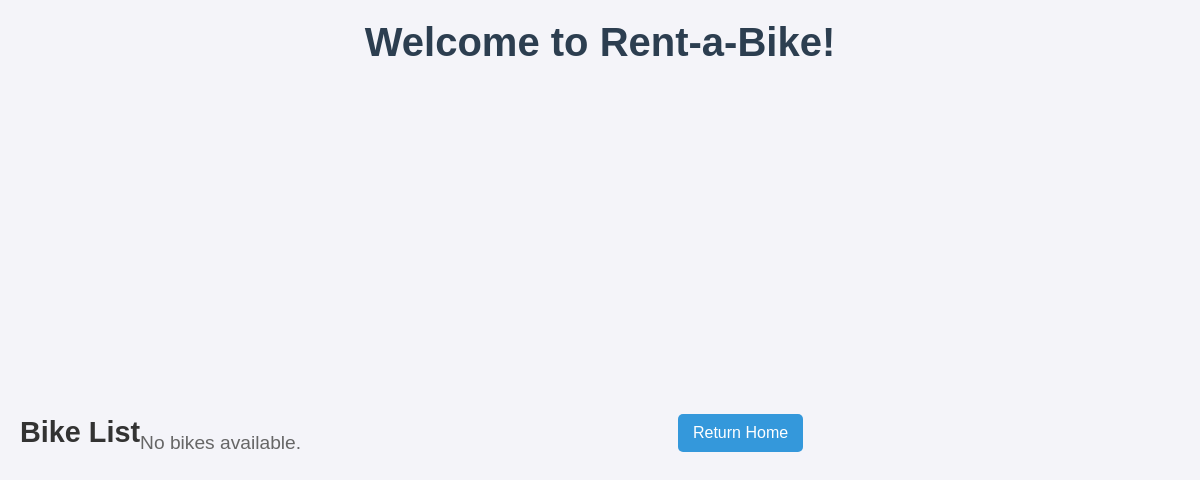
/bikeList, run on an earlier commit of the app's database.
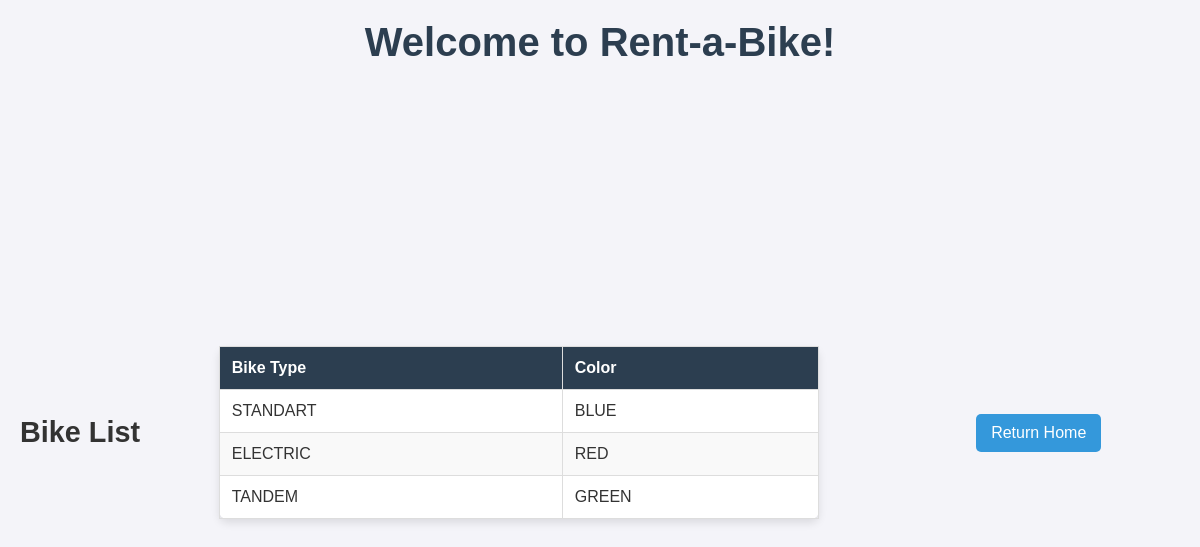
And on a later commit of the database.
### BikeRentalApp/models.py (models this page shows, shortened)
class Bike(models.Model):
  STANDARD = "ST"
  TANDEM = "TA"
  ELECTRIC = "EL"
  BIKE_TYPE_CHOICES = [
    (STANDARD, "Standard"),
    (TANDEM, "Tandem"),
    (ELECTRIC, "Electric"),
  ]
  bike_type = models.CharField(max_length=20,choices=BIKE_TYPE_CHOICES,default=STANDARD)
  color= models.CharField(max_length=10,default="")

### BikeRentalApp/views.py (the view)
# urls.py: path("bikeList", views.bikeList.as_view(), name="bikeList"),
class bikeList(ListView):
  model = Bike
  template_name = "BikeRentalApp/bikelist.html"

### BikeRentalApp/templates/BikeRentalApp/bikelist.html (shortened to what this page needs)
<!DOCTYPE html>
<html lang="en">
<head>
  {% load static %}
  {% block head %}
    <link rel="stylesheet" href="{% static 'BikeRentalApp/style.css' %}">
  {% endblock %}
</head>
<body>
  <h1>Welcome to Rent-a-Bike!</h1>
  <div class="content">
    <h2>Bike List</h2>
    {% block content %}
      {% if bike_list %}
        <table>
          <thead>
            <tr>
              <th>Bike Type</th>
              <th>Color</th>
            </tr>
          </thead>
          <tbody>
            {% for bike in bike_list %}
              <tr>
                <td>{{ bike.bike_type }}</td>
                <td>{{ bike.color }}</td>
              </tr>
            {% endfor %}
          </tbody>
        </table>
      {% else %}
        <p>No bikes available.</p>
      {% endif %}
    {% endblock %}
    <a href="{% url 'home' %}">Return Home</a>
  </div>
</body>
</html>

### BikeRentalApp/static/BikeRentalApp/style.css (style rules this page uses)
* { margin: 0; padding: 0; box-sizing: border-box; }
body { display: flex; flex-direction: column; min-height: 100vh; font-family: Arial, sans-serif; background-color: #f4f4f9; color: #333; margin: 0; }
h1 { text-align: center; color: #2c3e50; font-size: 2.5em; margin-top: 20px; }
h2 { text-align: center; color: #333; font-size: 1.8em; margin: 15px 0; }
.content { flex: 1; display: flex; justify-content: center; align-items: center; padding: 20px; }
table { width: 80%; max-width: 600px; margin: 0 auto; border-collapse: collapse; background-color: #fff; border-radius: 8px; box-shadow: 0 4px 8px rgba(0, 0, 0, 0.1); }
thead { background-color: #2c3e50; color: #fff; }
th, td { padding: 12px; text-align: left; border: 1px solid #ddd; }
tbody tr:nth-child(even) { background-color: #f9f9f9; }
a { display: block; margin: 20px auto; width: fit-content; padding: 10px 15px; background-color: #3498db; color: #fff; text-decoration: none; border-radius: 5px; text-align: center; }

What changed in the data, as far as the page shows it:
added Bike: bike_type "STANDART", color "BLUE"
added Bike: bike_type "ELECTRIC", color "RED"
added Bike: bike_type "TANDEM", color "GREEN"
Also different on the page:
text no longer shown: "No bikes available."
text now shown: "Bike Type Color"
